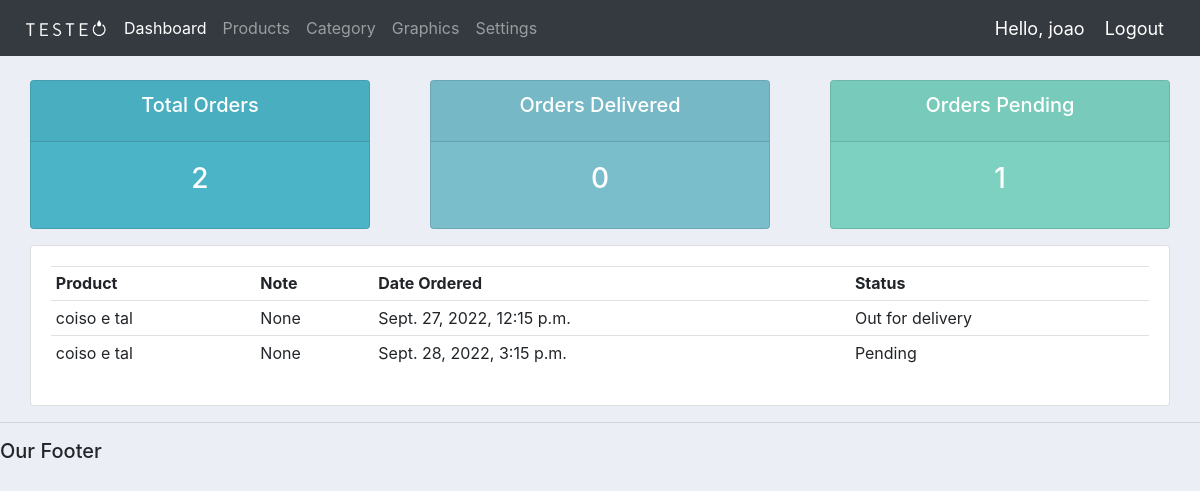
/user/ (signed in), run on an earlier commit of the app's database.
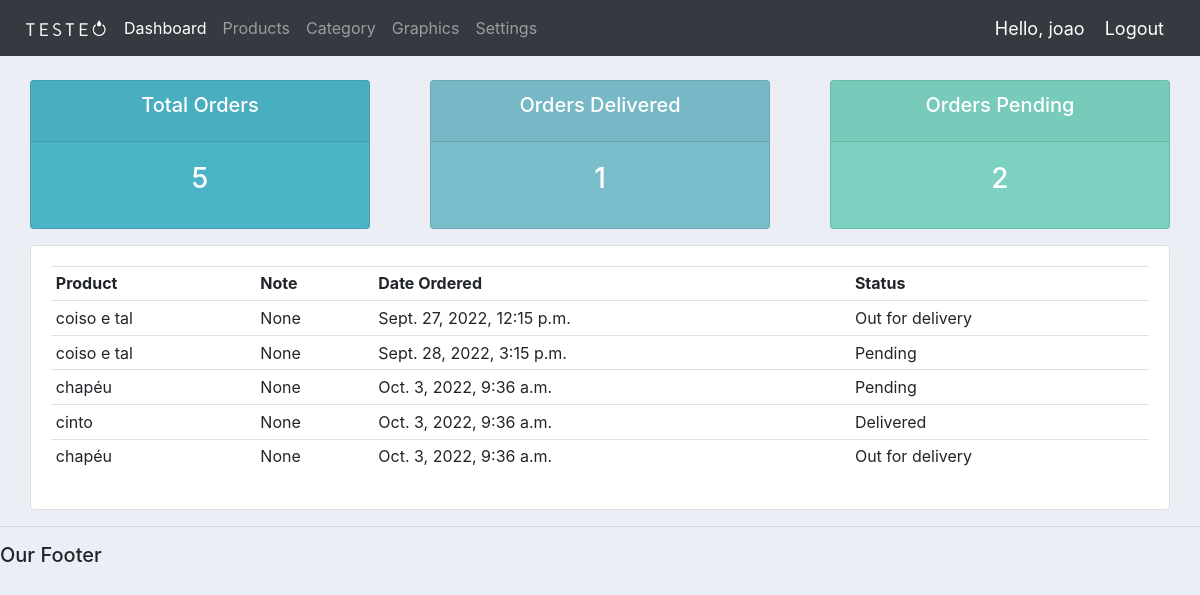
And on a later commit of the database.
### accounts/models.py (models this page shows)
class Order(models.Model):
	STATUS = (
			('Pending', 'Pending'),
			('Out for delivery', 'Out for delivery'),
			('Delivered', 'Delivered'),
			)
	customer = models.ForeignKey(Customer, null=True, on_delete= models.SET_NULL)
	product = models.ForeignKey(Product, null=True, on_delete= models.SET_NULL)
	date_created = models.DateTimeField(auto_now_add=True, null=True)
	status = models.CharField(max_length=200, null=True, choices=STATUS)
	note = models.CharField(max_length=1000, null=True)
	def __str__(self):
		return self.product.name

class Product(models.Model):
	user = models.CharField(max_length=200, default="")
	name = models.CharField(max_length=200)
	price = models.FloatField()
	category = models.ForeignKey(Category, null=True, blank=True, on_delete=models.CASCADE)
	description = models.CharField(max_length=200, null=True, blank=True)
	date_created = models.DateTimeField(auto_now_add=True, null=True)
	tags = models.ManyToManyField(Tag)
	def __str__(self):
		return self.name

### accounts/decorators.py (the view)
		def wrapper_func(request, *args, **kwargs):
			group = None
			if request.user.groups.exists():
				group = request.user.groups.all()[0].name
			if group in allowed_roles:
				return view_func(request, *args, **kwargs)
			else:
				return HttpResponse('You are not authorized to view this page')

### accounts/views.py (called while the page is built)
@login_required(login_url='login')
@allowed_users(allowed_roles=['customer'])
def userPage(request):
	orders = request.user.customer.order_set.all()
	total_orders = orders.count()
	delivered = orders.filter(status='Delivered').count()
	pending = orders.filter(status='Pending').count()
	print('ORDERS:', orders)
	context = {'orders':orders, 'total_orders':total_orders,
	'delivered':delivered,'pending':pending}
	return render(request, 'accounts/user.html', context)

### accounts/templates/accounts/user.html
{%  extends 'accounts/main.html' %}
{% block content %}
{%  include 'accounts/status.html' %}
<div class="col-md">
    <div class="card card-body">
        <table class="table table-sm">
            <tr>
                <th>Product</th>
                <th>Note</th>
                <th>Date Ordered</th>
                <th>Status</th>
            </tr>
            {% for order in orders %}
            <tr>
                <td>{{order.product}}</td>
                <td>{{order.note}}</td>
                <td>{{order.date_created}}</td>
                <td>{{order.status}}</td>
            </tr>
            {% endfor  %}
        </table>
    </div>
</div>
{% endblock content %}

What changed in the data, as far as the page shows it:
added Order: product "chapéu", note "None", date_created "Oct. 3, 2022, 9:36 a.m.", status "Pending"
added Order: product "cinto", note "None", date_created "Oct. 3, 2022, 9:36 a.m.", status "Delivered"
added Order: product "chapéu", note "None", date_created "Oct. 3, 2022, 9:36 a.m.", status "Out for delivery"
Also different on the page:
{{ total_orders }}: "2" → "5"
{{ delivered }}: "0" → "1"
{{ pending }}: "1" → "2"
